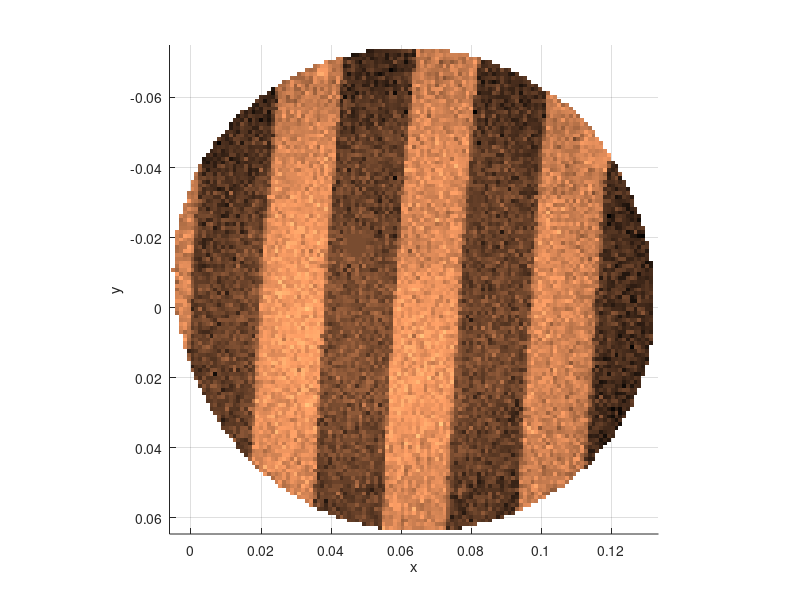
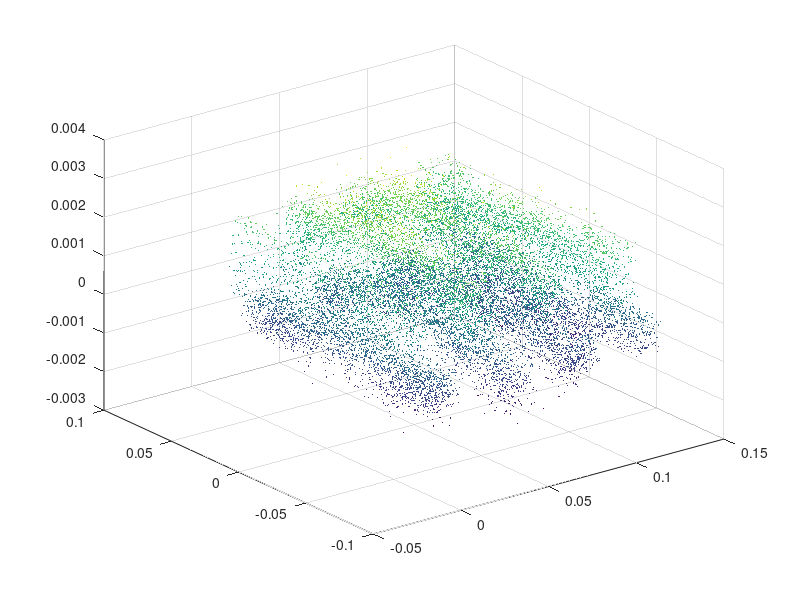
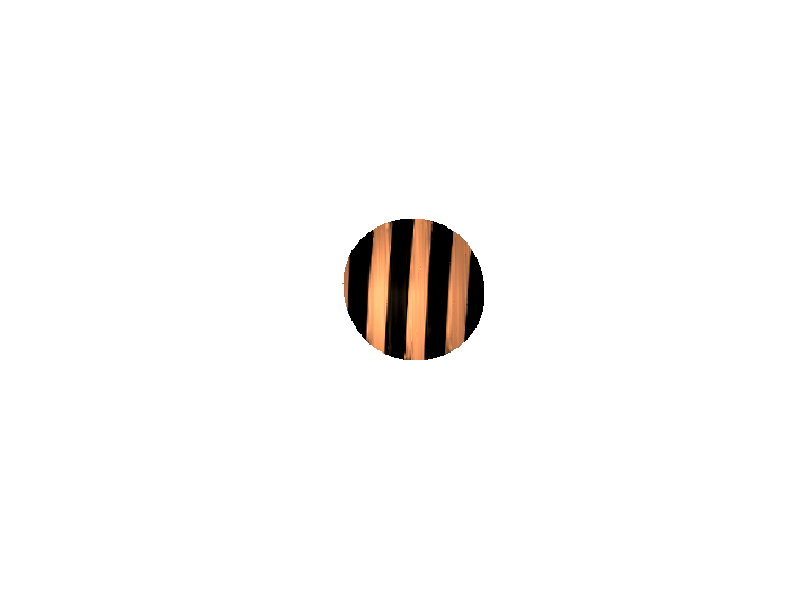

MATLAB code for these plots, in order: (Note: this script raises an error after producing the figures.)
% generate surface from data points
%
% process the experiment data; AFM grid calibration; 
% spiral scanning pattern; scanning rate: 20Hz; sampling rate: 20000Hz
% create the surface with delaunayTriangulation interpolation
% zwy 20190125

clear
close all
clc
%%
load('s20_processed_datapoints.mat');
x1_test = linspace(min(x),max(x),128);
x2_test = linspace(min(y),max(y),128);
[X1_test,X2_test] = meshgrid(x1_test,x2_test);

% Interpolation
m = griddata(x,y,z,X1_test(:),X2_test(:));

% % Exterpolation
% F = scatteredInterpolant(x,y,z); m = F(X1_test(:),X2_test(:));

figure
surf(X1_test,X2_test,reshape(m,length(x2_test),length(x1_test)),'EdgeColor','none')
colormap(copper)
axis equal; xlabel('x'); ylabel('y'); view([0 -90])
% figure, scatter3(X1_test(:), X2_test(:), m*100,5,m*100,'.')   % verify

% Why it is circle but not rectangular? Because m includes NaN.
% GRIDDATA is an interpolation algorithm.
% scatter3(X1_test(:), X2_test(:), zeros(length(X1_test(:)),1),5,m*100,'.') %circle
% scatter3(X1_test(:), X2_test(:), zeros(length(X1_test(:)),1),5,'.') % rectangular

%% replace NaN with right value manually
nan_flags = isnan(m);   % 2D logical matrix, work as a circular mask 
X1_test_vec = X1_test(:); X2_test_vec = X2_test(:);
for i = 1:length(nan_flags)
   flag = nan_flags(i);
   if flag
      if  X1_test_vec(i)<0||(X1_test_vec(i)>0.02&&X1_test_vec(i)<0.04)||...
              (X1_test_vec(i)>0.06&&X1_test_vec(i)<0.08)||...
              (X1_test_vec(i)>0.10&&X1_test_vec(i)<0.12)
          m(i) = 0.216/100*rand;
      else
          m(i) = 0.1/100*(rand-1);
      end
   end
end

figure, %scatter3(X1_test_vec,X2_test_vec,m,5,m*100,'.');
scatter3(X1_test(:), X2_test(:), m,5,m*100,'.') % rectangular

%% denoise
% waveletSignalDenoiser
% Method: Minimax; Parameters: level 12; Rule: Soft
load s20_m_denoise.mat
m = reshape(m_denoise,length(x2_test),length(x1_test));
m(nan_flags) = NaN; % circular roi
figure,surf(X1_test./0.04*3,X2_test./0.04*3,reshape(m.*10^4,length(x2_test./0.04*3),length(x1_test./0.04*3)),'EdgeColor','none')
colormap(copper)
axis equal; axis('off'); xlabel('x'); ylabel('y'); view([0 -90])
caxis([0 21.6]);
tightfig
set_fig_units_cm(10,10)
%% delete NaN, scale: from signal to reality
%       signal<--> reality
% x/y:  0.04  <--> 3um
% z:    10^-4 <--> 1nm
m = m(:)*10^4;
nan_flags = isnan(m);   % 1D NaN detector
m(nan_flags) = []; X1_test_vec(nan_flags) = []; X2_test_vec(nan_flags) = [];
x = X1_test_vec/0.04*3; y = X2_test_vec/0.04*3;
save s20_processed_delete_NaN.mat x y m






